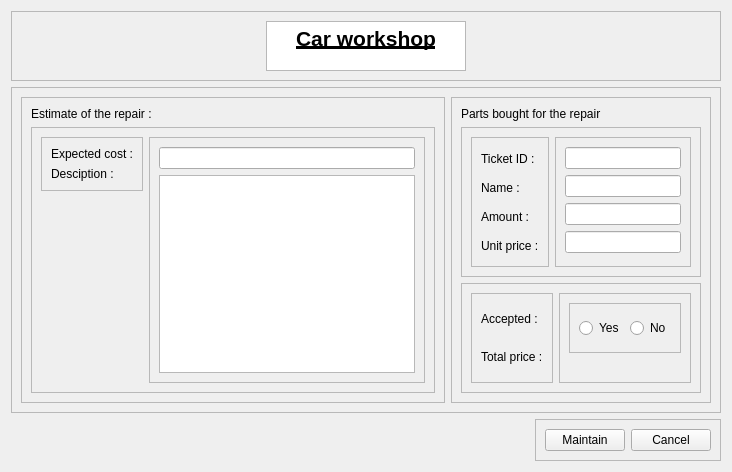
      <widget class="QWidget" name="PageMaintainTicket">
       <layout class="QVBoxLayout" name="verticalLayout_3">
        <item>
         <widget class="QFrame" name="frame_39">
          <property name="maximumSize">
           <size>
            <width>16777215</width>
            <height>150</height>
           </size>
          </property>
          <property name="frameShape">
           <enum>QFrame::StyledPanel</enum>
          </property>
          <property name="frameShadow">
           <enum>QFrame::Raised</enum>
          </property>
          <layout class="QHBoxLayout" name="horizontalLayout_20">
           <item>
            <widget class="QTextBrowser" name="textBrowser_8">
             <property name="maximumSize">
              <size>
               <width>200</width>
               <height>50</height>
              </size>
             </property>
             <property name="lineWidth">
              <number>0</number>
             </property>
             <property name="html">
              <string>&lt;!DOCTYPE HTML PUBLIC &quot;-//W3C//DTD HTML 4.0//EN&quot; &quot;http://www.w3.org/TR/REC-html40/strict.dtd&quot;&gt;
&lt;html&gt;&lt;head&gt;&lt;meta name=&quot;qrichtext&quot; content=&quot;1&quot; /&gt;&lt;meta charset=&quot;utf-8&quot; /&gt;&lt;style type=&quot;text/css&quot;&gt;
p, li { white-space: pre-wrap; }
hr { height: 1px; border-width: 0; }
li.unchecked::marker { content: &quot;\2610&quot;; }
li.checked::marker { content: &quot;\2612&quot;; }
&lt;/style&gt;&lt;/head&gt;&lt;body style=&quot; font-family:'Segoe UI'; font-size:9pt; font-weight:400; font-style:normal;&quot;&gt;
&lt;p align=&quot;center&quot; style=&quot; margin-top:0px; margin-bottom:0px; margin-left:0px; margin-right:0px; -qt-block-indent:0; text-indent:0px;&quot;&gt;&lt;span style=&quot; font-size:16pt; font-weight:700; text-decoration: underline;&quot;&gt;Car workshop&lt;/span&gt;&lt;/p&gt;&lt;/body&gt;&lt;/html&gt;</string>
             </property>
            </widget>
           </item>
          </layout>
         </widget>
        </item>
        <item>
         <widget class="QFrame" name="frame">
          <property name="frameShape">
           <enum>QFrame::StyledPanel</enum>
          </property>
          <property name="frameShadow">
           <enum>QFrame::Raised</enum>
          </property>
          <layout class="QHBoxLayout" name="horizontalLayout">
           <item>
            <widget class="QFrame" name="frame_2">
             <property name="frameShape">
              <enum>QFrame::StyledPanel</enum>
             </property>
             <property name="frameShadow">
              <enum>QFrame::Raised</enum>
             </property>
             <layout class="QVBoxLayout" name="verticalLayout_18">
              <item>
               <widget class="QLabel" name="label">
                <property name="text">
                 <string>Estimate of the repair :</string>
                </property>
               </widget>
              </item>
              <item>
               <widget class="QFrame" name="frame_4">
                <property name="frameShape">
                 <enum>QFrame::StyledPanel</enum>
                </property>
                <property name="frameShadow">
                 <enum>QFrame::Raised</enum>
                </property>
                <layout class="QHBoxLayout" name="horizontalLayout_2">
                 <item alignment="Qt::AlignTop">
                  <widget class="QFrame" name="frame_5">
                   <property name="frameShape">
                    <enum>QFrame::StyledPanel</enum>
                   </property>
                   <property name="frameShadow">
                    <enum>QFrame::Raised</enum>
                   </property>
                   <layout class="QVBoxLayout" name="verticalLayout_19">
                    <item>
                     <widget class="QLabel" name="label_15">
                      <property name="text">
                       <string>Expected cost :</string>
                      </property>
                     </widget>
                    </item>
                    <item>
                     <widget class="QLabel" name="label_17">
                      <property name="text">
                       <string>Desciption :</string>
                      </property>
                     </widget>
                    </item>
                   </layout>
                  </widget>
                 </item>
                 <item>
                  <widget class="QFrame" name="frame_41">
                   <property name="frameShape">
                    <enum>QFrame::StyledPanel</enum>
                   </property>
                   <property name="frameShadow">
                    <enum>QFrame::Raised</enum>
                   </property>
                   <layout class="QVBoxLayout" name="verticalLayout_23">
                    <item>
                     <widget class="QLineEdit" name="lineEdit_5"/>
                    </item>
                    <item>
                     <widget class="QTextEdit" name="textEdit_2"/>
                    </item>
                   </layout>
                  </widget>
                 </item>
                </layout>
               </widget>
              </item>
             </layout>
            </widget>
           </item>
           <item>
            <widget class="QFrame" name="frame_3">
             <property name="frameShape">
              <enum>QFrame::StyledPanel</enum>
             </property>
             <property name="frameShadow">
              <enum>QFrame::Raised</enum>
             </property>
             <layout class="QVBoxLayout" name="verticalLayout_20">
              <item alignment="Qt::AlignTop">
               <widget class="QLabel" name="label_18">
                <property name="text">
                 <string>Parts bought for the repair </string>
                </property>
               </widget>
              </item>
              <item>
               <widget class="QFrame" name="frame_42">
                <property name="minimumSize">
                 <size>
                  <width>0</width>
                  <height>150</height>
                 </size>
                </property>
                <property name="frameShape">
                 <enum>QFrame::StyledPanel</enum>
                </property>
                <property name="frameShadow">
                 <enum>QFrame::Raised</enum>
                </property>
                <layout class="QHBoxLayout" name="horizontalLayout_3">
                 <item>
                  <widget class="QFrame" name="frame_43">
                   <property name="frameShape">
                    <enum>QFrame::StyledPanel</enum>
                   </property>
                   <property name="frameShadow">
                    <enum>QFrame::Raised</enum>
                   </property>
                   <layout class="QVBoxLayout" name="verticalLayout_21">
                    <item>
                     <widget class="QLabel" name="label_20">
                      <property name="text">
                       <string>Ticket ID :</string>
                      </property>
                     </widget>
                    </item>
                    <item>
                     <widget class="QLabel" name="label_23">
                      <property name="text">
                       <string>Name :</string>
                      </property>
                     </widget>
                    </item>
                    <item>
                     <widget class="QLabel" name="label_21">
                      <property name="text">
                       <string>Amount :</string>
                      </property>
                     </widget>
                    </item>
                    <item>
                     <widget class="QLabel" name="label_22">
                      <property name="text">
                       <string>Unit price :</string>
                      </property>
                     </widget>
                    </item>
                   </layout>
                  </widget>
                 </item>
                 <item>
                  <widget class="QFrame" name="frame_44">
                   <property name="frameShape">
                    <enum>QFrame::StyledPanel</enum>
                   </property>
                   <property name="frameShadow">
                    <enum>QFrame::Raised</enum>
                   </property>
                   <layout class="QVBoxLayout" name="verticalLayout_22">
                    <item>
                     <widget class="QLineEdit" name="lineEdit_8"/>
                    </item>
                    <item>
                     <widget class="QLineEdit" name="lineEdit_11"/>
                    </item>
                    <item>
                     <widget class="QLineEdit" name="lineEdit_9"/>
                    </item>
                    <item>
                     <widget class="QLineEdit" name="lineEdit_10"/>
                    </item>
                   </layout>
                  </widget>
                 </item>
                </layout>
               </widget>
              </item>
              <item>
               <widget class="QFrame" name="frame_45">
                <property name="minimumSize">
                 <size>
                  <width>0</width>
                  <height>100</height>
                 </size>
                </property>
                <property name="frameShape">
                 <enum>QFrame::StyledPanel</enum>
                </property>
                <property name="frameShadow">
                 <enum>QFrame::Raised</enum>
                </property>
                <layout class="QHBoxLayout" name="horizontalLayout_4">
                 <item>
                  <widget class="QFrame" name="frame_34">
                   <property name="frameShape">
                    <enum>QFrame::StyledPanel</enum>
                   </property>
                   <property name="frameShadow">
                    <enum>QFrame::Raised</enum>
                   </property>
                   <layout class="QVBoxLayout" name="verticalLayout_12">
                    <item>
                     <widget class="QLabel" name="label_29">
                      <property name="text">
                       <string>Accepted :</string>
                      </property>
                     </widget>
                    </item>
                    <item>
                     <widget class="QLabel" name="label_19">
                      <property name="text">
                       <string>Total price :</string>
                      </property>
                     </widget>
                    </item>
                   </layout>
                  </widget>
                 </item>
                 <item>
                  <widget class="QFrame" name="frame_35">
                   <property name="frameShape">
                    <enum>QFrame::StyledPanel</enum>
                   </property>
                   <property name="frameShadow">
                    <enum>QFrame::Raised</enum>
                   </property>
                   <layout class="QVBoxLayout" name="verticalLayout_15">
                    <item>
                     <widget class="QFrame" name="frame_36">
                      <property name="minimumSize">
                       <size>
                        <width>0</width>
                        <height>50</height>
                       </size>
                      </property>
                      <property name="frameShape">
                       <enum>QFrame::StyledPanel</enum>
                      </property>
                      <property name="frameShadow">
                       <enum>QFrame::Raised</enum>
                      </property>
                      <layout class="QHBoxLayout" name="horizontalLayout_24">
                       <item>
                        <widget class="QRadioButton" name="radioButton">
                         <property name="text">
                          <string>Yes</string>
                         </property>
                         <attribute name="buttonGroup">
                          <string notr="true">buttonGroup</string>
                         </attribute>
                        </widget>
                       </item>
                       <item>
                        <widget class="QRadioButton" name="radioButton_2">
                         <property name="text">
                          <string>No</string>
                         </property>
                         <attribute name="buttonGroup">
                          <string notr="true">buttonGroup</string>
                         </attribute>
                        </widget>
                       </item>
                      </layout>
                     </widget>
                    </item>
                    <item>
                     <widget class="QLabel" name="label_26">
                      <property name="text">
                       <string/>
                      </property>
                     </widget>
                    </item>
                   </layout>
                  </widget>
                 </item>
                </layout>
               </widget>
              </item>
             </layout>
            </widget>
           </item>
          </layout>
         </widget>
        </item>
        <item alignment="Qt::AlignRight|Qt::AlignBottom">
         <widget class="QFrame" name="frame_40">
          <property name="maximumSize">
           <size>
            <width>16777215</width>
            <height>100</height>
           </size>
          </property>
          <property name="frameShape">
           <enum>QFrame::StyledPanel</enum>
          </property>
          <property name="frameShadow">
           <enum>QFrame::Raised</enum>
          </property>
          <layout class="QHBoxLayout" name="horizontalLayout_27">
           <item>
            <widget class="QPushButton" name="MaintainMaintainButton">
             <property name="text">
              <string>Maintain</string>
             </property>
            </widget>
           </item>
           <item>
            <widget class="QPushButton" name="CancelMaintainButton">
             <property name="text">
              <string>Cancel</string>
             </property>
            </widget>
           </item>
          </layout>
         </widget>
        </item>
       </layout>
      </widget>
